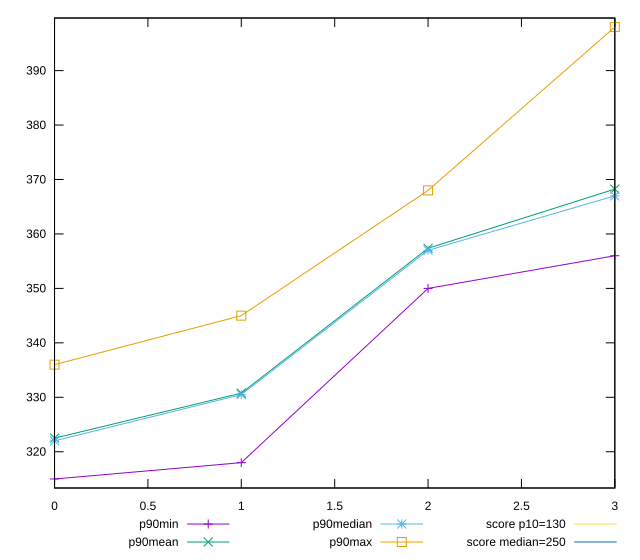

This figure's gnuplot source:
reset

$p90Min <<EOF
0 315
1 318
2 350
3 356
EOF

$p90Mean <<EOF
0 322.5
1 330.7659574468085
2 357.3723404255319
3 368.24468085106383
EOF

$p90Median <<EOF
0 322
1 330.5
2 357
3 367
EOF

$p90Max <<EOF
0 336
1 345
2 368
3 398
EOF

set key outside below
set xrange [0:3]
set yrange [313.34:399.66]
set trange [313.34:399.66]
set terminal svg size 640, 560 enhanced background rgb 'white'
set output "reports/report_00033_2021-03-01T14-23-16.841Z/max-potential-fid/progression/value.svg"

plot $p90Min title "p90min" with linespoints, \
     $p90Mean title "p90mean" with linespoints, \
     $p90Median title "p90median" with linespoints, \
     $p90Max title "p90max" with linespoints, \
     130 title "score p10=130", \
     250 title "score median=250"

reset
